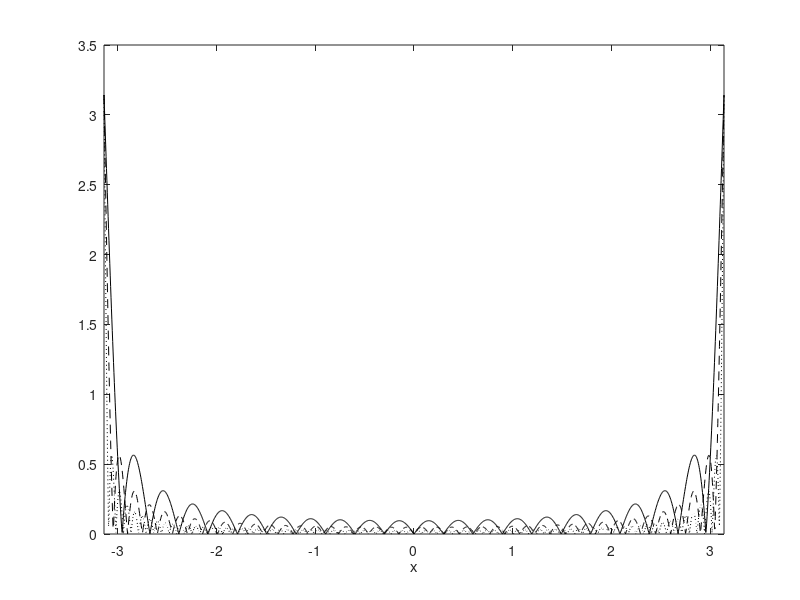

MATLAB code to generate this figure: (Note: this script raises an error after producing the figure.)
% Set values for plotting
xs = linspace(-pi, pi, 1500);
ns = [10, 20, 40];

%% 12.1.2

problem_number = '12.1.2';

% Fourier series coefficients
cn = @(n) (-1)^(n+1)/n;

% Fourier series for different truncations; could do this more
% efficiently but I'm not too bothered about it
fs = zeros(length(ns), length(xs));
row = 1;

for n = ns
  f = fs(row, :);

  for i = -n:n
    % c_0 is zero
    if i == 0
      continue
    end

    f = f + cn(i)*sin(i*xs);
  end

  fs(row, :) = f;
  row = row + 1;
end

% Compute absolute errors
errors = abs(fs - repmat(xs, length(ns), 1));

% Plotting the errors
figure();
plot(xs, errors(1, :), 'k', xs, errors(2, :), 'k--', xs, errors(3, :), 'k:');

xlabel('x');
xlim([-pi, pi]);
legend(strcat('error for n=', string(ns)));
title(strcat(problem_number, ' absolute error'));
